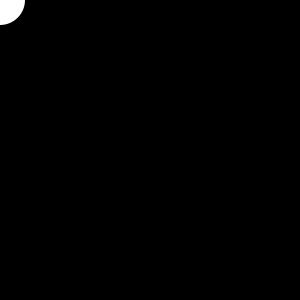
Frame 1 (no input)
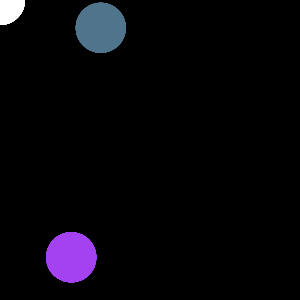
Frame 60 (the mouse pressed at the canvas centre just before this capture)
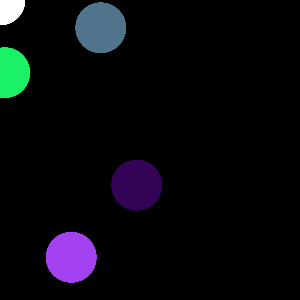
Frame 120 (the mouse held since frame 60 and released just before this capture)

The Processing sketch that drew these frames (run headless with seeded random() and noise(); from frame 60 on, the mouse is pressed at the canvas centre):

// Processing sketch: ex11_01
// ── ex11_01.pde
// 0.5초(=500msec)마다 원 랜덤 생성

int interval = 0, current_time = 0, previous_time = 0;
float x, y;

void setup() {
  size(300, 300);
  background(0);
}

void draw() {
  current_time = millis();
  interval = current_time - previous_time;
  if (interval > 500) {
    previous_time = millis();
    fill(random(255), random(255), random(255));
    x = random(0, width);
    y = random(0, height);
  }
  noStroke();
  ellipse(x, y, 50, 50);
}
